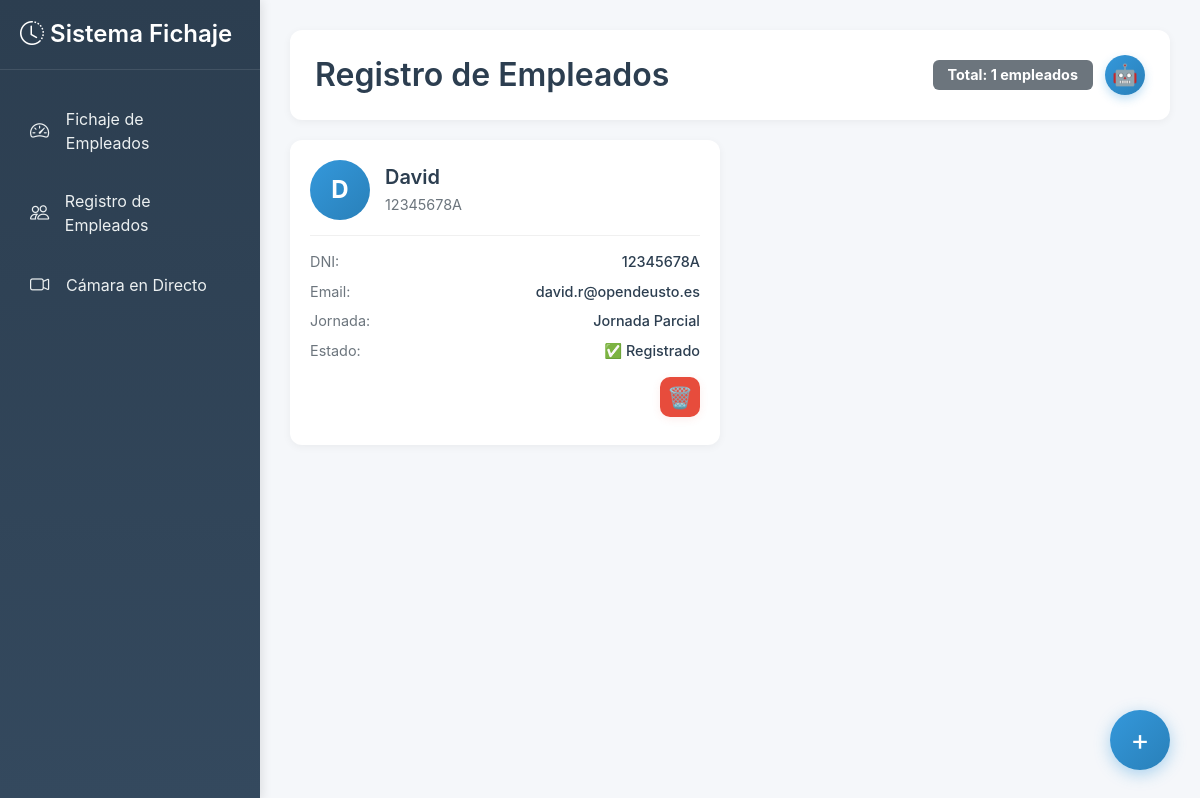
The page /registro_empleados on the database as committed earlier.
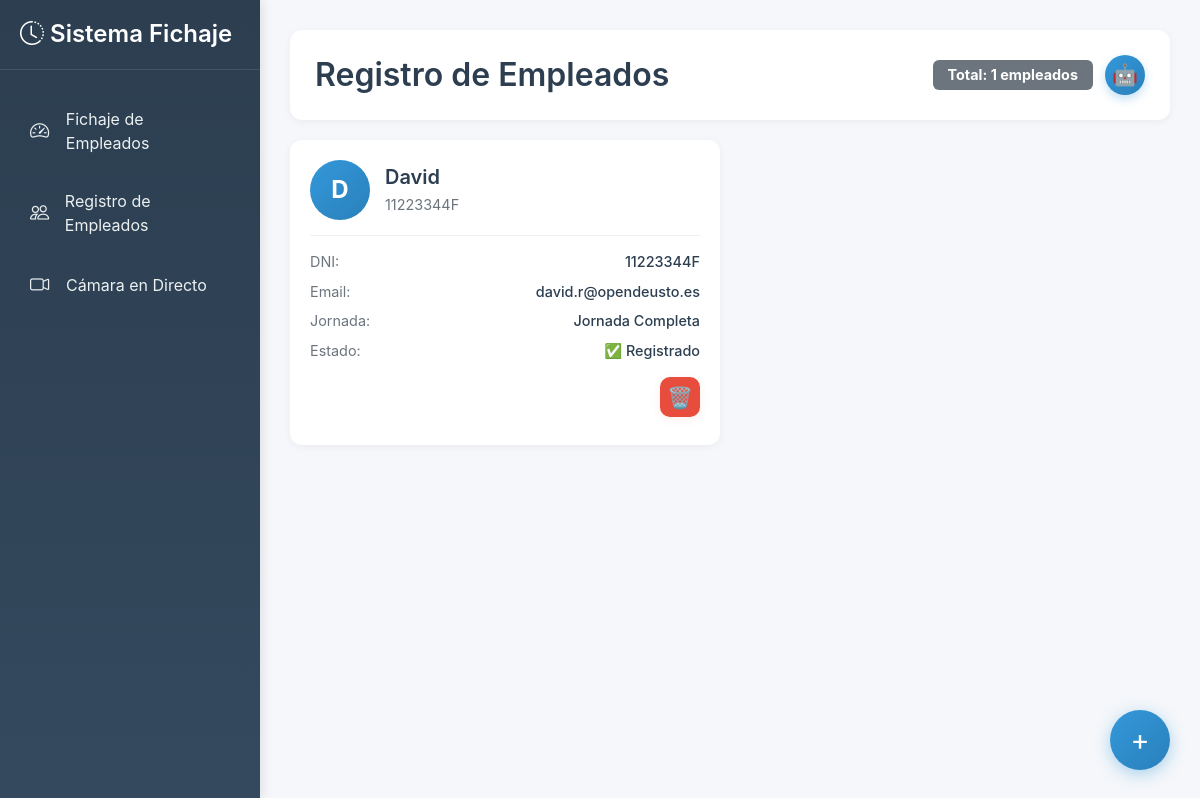
The same page on the database as committed later.
### core/bd/bd_create.py (models this page shows, shortened)
class Empleado(db.Model):
    __tablename__ = "empleados"
    dni = db.Column(db.String(9), primary_key=True)
    nombre = db.Column(db.String(100), nullable=False)
    email = db.Column(db.String(120), unique=True, nullable=False)
    jornada = db.Column(db.Integer, nullable=False)
    horas = db.Column(db.Float, default=0)
    estado = db.Column(db.String(20), default='out')
    path_image = db.Column(db.String, nullable=False)

### web/routes/main_routes.py (the view)
@main_bp.route('/registro_empleados')
def registro_empleados():
    return render_template('registro_empleados.html', employees=obtener_empleados_lista())

### core/bd/bd_functions.py (called while the page is built)
def obtener_empleados_lista():
    empleados = []
    with current_app.app_context():
        for emp in Empleado.query.all():
            empleados.append({
                'nombre': emp.nombre,
                'dni': emp.dni,
                'email': emp.email,
                'jornada': emp.jornada,
                'estado': emp.estado,
                'horas': emp.horas
            })
    return empleados

### templates/registro_empleados.html (shortened to what this page needs)
{% extends "base.html" %}
{% block content %}
<div class="header-section">
    <h2>Registro de Empleados</h2>
    <div class="header-buttons">
        <span class="badge bg-secondary" style="padding: 8px 15px; font-size: 0.9rem;">
            Total: {{ employees|length if employees else 0 }} empleados
        </span>
        <button class="entrenar-modelo-btn" onclick="entrenarModelo()">🤖</button>
    </div>
</div>
<div class="employees-grid">
    {% if employees %}
        {% for employee in employees %}
        <div class="employee-card">
            <div class="employee-card-header">
                <div class="employee-card-avatar">
                    {{ employee.nombre[0]|upper }}{{ employee.nombre.split()[1][0]|upper if employee.nombre.split()|length > 1 else '' }}
                </div>
                <div class="employee-card-info">
                    <h5>{{ employee.nombre }}</h5>
                    <p>{{ employee.dni }}</p>
                </div>
            </div>
            <div class="employee-card-details">
                <div class="detail-row">
                    <span class="detail-label">DNI:</span>
                    <span class="detail-value">{{ employee.dni }}</span>
                </div>
                <div class="detail-row">
                    <span class="detail-label">Email:</span>
                    <span class="detail-value">{{ employee.email }}</span>
                </div>
                <div class="detail-row">
                    <span class="detail-label">Jornada:</span>
                    <span class="detail-value">
                        {% if employee.jornada == 8 %}Jornada Completa{% elif employee.jornada == 4 %}Jornada Parcial{% elif employee.jornada == 6 %}Jornada Intensiva{% else %}{{ employee.jornada }}{% endif %}
                    </span>
                </div>
                <div class="detail-row">
                    <span class="detail-label">Estado:</span>
                    <span class="detail-value">✅ Registrado</span>
                </div>
                <div class="detail-row" style="justify-content: flex-end;">
                    <button class="delete-employee-btn" title="Eliminar empleado" onclick="deleteEmployee('{{ employee.dni }}')">
                        🗑️
                    </button>
                </div>
            </div>
        </div>
        {% endfor %}
    {% endif %}
</div>
<button class="add-employee-btn" onclick="openModal()">+</button>
{% endblock %}

### templates/base.html (shortened to what this page needs)
<!DOCTYPE html>
<html lang="es">
<head>
    <link href="https://cdn.jsdelivr.net/npm/bootstrap@5.3.0/dist/css/bootstrap.min.css" rel="stylesheet">
    <link rel="stylesheet" href="https://cdn.jsdelivr.net/npm/bootstrap-icons@1.11.0/font/bootstrap-icons.css">
</head>
<body>
    <div class="sidebar" id="sidebar">
        <div class="sidebar-header">
            <h4><i class="bi bi-clock-history"></i> Sistema Fichaje</h4>
        </div>
        <nav class="nav flex-column">
            <div class="nav-item">
                <a href="{{ url_for('main.dashboard') }}" class="nav-link {% if request.endpoint == 'dashboard' %}active{% endif %}">
                    <i class="bi bi-speedometer2"></i>
                    <span>Fichaje de Empleados</span>
                </a>
            </div>
            <div class="nav-item">
                <a href="{{ url_for('main.registro_empleados') }}" class="nav-link {% if request.endpoint == 'registro_empleados' %}active{% endif %}">
                    <i class="bi bi-people"></i>
                    <span>Registro de Empleados</span>
                </a>
            </div>
            <div class="nav-item">
                <a href="{{ url_for('main.camara') }}" class="nav-link {% if request.endpoint == 'camara_directo' %}active{% endif %}">
                    <i class="bi bi-camera-video"></i>
                    <span>Cámara en Directo</span>
                </a>
            </div>
        </nav>
    </div>
    <div class="main-content">
        {% block content %}{% endblock %}
    </div>
</body>
</html>

### templates/base.html (style rules this page uses)
body { font-family: -apple-system, BlinkMacSystemFont, 'Segoe UI', Roboto, Oxygen, Ubuntu, Cantarell, sans-serif; background-color: #f5f7fa; }
.sidebar { position: fixed; top: 0; left: 0; height: 100vh; width: 260px; background: linear-gradient(180deg, #2c3e50 0%, #34495e 100%); padding: 20px 0; box-shadow: 2px 0 10px rgba(0,0,0,0.1); z-index: 1000; transition: transform 0.3s ease; }
.sidebar-header { padding: 0 20px 20px; border-bottom: 1px solid rgba(255,255,255,0.1); margin-bottom: 20px; }
.sidebar-header h4 { color: #fff; font-weight: 600; margin: 0; }
.nav-item { margin: 5px 15px; }
.nav-link { color: #ecf0f1; padding: 12px 15px; border-radius: 8px; display: flex; align-items: center; transition: all 0.3s; text-decoration: none; }
.nav-link i { margin-right: 12px; font-size: 1.2rem; width: 24px; }
.main-content { margin-left: 260px; padding: 30px; min-height: 100vh; }

### templates/registro_empleados.html (style rules this page uses)
.delete-employee-btn { background: #e74c3c; border: none; color: white; font-size: 1.3rem; border-radius: 10px; width: 40px; height: 40px; display: flex; align-items: center; justify-content: center; box-shadow: 0 2px 8px rgba(231,76,60,0.10); transition: transform 0.18s, box-shadow 0.18s; cursor: pointer; margin-top: 8px; }
.header-section { background: white; padding: 25px; border-radius: 12px; box-shadow: 0 2px 8px rgba(0,0,0,0.05); margin-bottom: 30px; display: flex; justify-content: space-between; align-items: center; }
.header-section h2 { margin: 0; color: #2c3e50; font-weight: 600; }
.employees-grid { display: grid; grid-template-columns: repeat(auto-fill, minmax(300px, 1fr)); gap: 20px; margin-bottom: 80px; }
.employee-card { background: white; border-radius: 12px; box-shadow: 0 2px 8px rgba(0,0,0,0.05); padding: 20px; transition: transform 0.2s, box-shadow 0.2s; cursor: pointer; }
.employee-card-header { display: flex; align-items: center; gap: 15px; margin-bottom: 15px; }
.employee-card-avatar { width: 60px; height: 60px; border-radius: 50%; background: linear-gradient(135deg, #3498db 0%, #2980b9 100%); color: white; display: flex; align-items: center; justify-content: center; font-size: 1.5rem; font-weight: bold; }
.employee-card-info h5 { margin: 0; color: #2c3e50; font-weight: 600; }
.employee-card-info p { margin: 5px 0 0; color: #6c757d; font-size: 0.9rem; }
.employee-card-details { border-top: 1px solid #f0f0f0; padding-top: 15px; }
.detail-row { display: flex; justify-content: space-between; margin-bottom: 8px; font-size: 0.9rem; }
.detail-label { color: #6c757d; }
.detail-value { color: #2c3e50; font-weight: 500; }
.add-employee-btn { position: fixed; bottom: 30px; right: 30px; width: 60px; height: 60px; border-radius: 50%; background: linear-gradient(135deg, #3498db 0%, #2980b9 100%); color: white; border: none; box-shadow: 0 4px 16px rgba(52,152,219,0.4); font-size: 1.8rem; display: flex; align-items: center; justify-content: center; cursor: pointer; transition: transform 0.2s, box-shadow 0.2s; z-index: 999; }
.header-section { display: flex; justify-content: space-between; align-items: center; margin-bottom: 20px; }
.header-buttons { display: flex; align-items: center; gap: 12px; }
.entrenar-modelo-btn { width: 40px; height: 40px; border-radius: 50%; background: linear-gradient(135deg, #3498db 0%, #2980b9 100%); color: white; border: none; font-size: 1.3rem; display: flex; justify-content: center; align-items: center; cursor: pointer; box-shadow: 0 4px 10px rgba(52,152,219,0.3); transition: transform 0.2s ease; }

Rows that differ between the two databases and show on the page:
removed Empleado: nombre "D", nombre "David", dni "12345678A", email "david.r@opendeusto.es", shows "Jornada Parcial"
added Empleado: nombre "D", nombre "David", dni "11223344F", email "david.r@opendeusto.es", shows "Jornada Completa"
